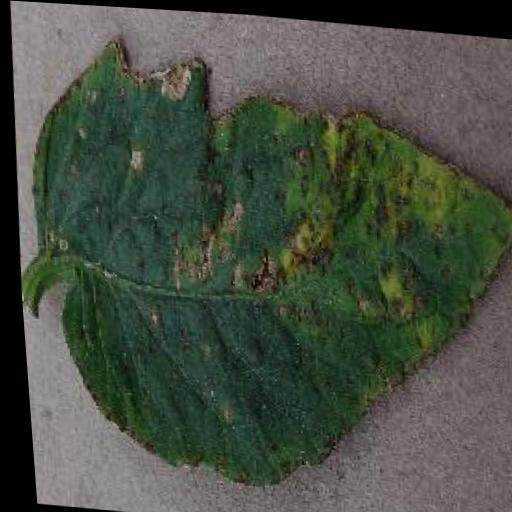
#> input picture dataset/train/sakit/tomato-test-sakit-01.jpg, 512 x 512 px, found by its file name; its folder holds only this picture in this run
$ python extract.py   (older library calls are emulated)
#> lines starting #> are read from the running program, lines starting #| are printed output that depends on the picture
import os
import numpy as np
import pandas as pd
import cv2
import mahotas as mt

# Fungsi untuk ekstraksi fitur warna dan tekstur
def extract_features(image_path):
    try:
        # Baca gambar
        img = cv2.imread(image_path)

        # Ekstraksi fitur warna (R, G, B)
        avg_color_per_row = cv2.mean(img)[:3]  # Mendapatkan nilai rata-rata RGB
        R, G, B = avg_color_per_row

        # Konversi gambar ke grayscale
        img_gray = cv2.cvtColor(img, cv2.COLOR_BGR2GRAY)

        # Ekstraksi fitur tekstur (GLCM)
        glcm = mt.features.haralick(img_gray).mean(axis=0)
        contrast = glcm[1]
        homogeneity = glcm[4]
        energy = glcm[8]
        correlation = glcm[2]

        # Gabungkan semua fitur
        return [R, G, B, contrast, homogeneity, energy, correlation]
    except Exception as e:
        print(f"Gagal memproses {image_path}: {e}")
        return None

def list_files_in_folder(folder_path):
    print(f"Listing files in folder: {folder_path}")
    for root, dirs, files in os.walk(folder_path):
        for file in files:
            print(f"File: {os.path.join(root, file)}")
#> pass 2 of the loop in list_files_in_folder, `for root, dirs, files in os.walk(folder_path):`:

# Fungsi untuk memproses semua gambar dalam folder
def process_dataset(dataset_folder):
    features = []
    labels = []
    list_files_in_folder(dataset_folder)
    for label, category in enumerate(os.listdir(dataset_folder)):
        category_path = os.path.join(dataset_folder, category)  # Path ke subfolder kategori

        # Pastikan category_path adalah direktori
        if not os.path.isdir(category_path):
            continue

        print(f"Memproses kategori: {category}")  # Logging kategori

        # Iterasi file dalam subfolder
        for filename in os.listdir(category_path):
            if filename.endswith((".jpg", ".jpeg", ".png")):
                file_path = os.path.join(category_path, filename)
                print(f"Memproses file: {file_path}")  # Logging file

                # Ekstraksi fitur
                feature = extract_features(file_path)
#> in extract_features, img is the input picture: shape (512, 512, 3); mean B, G, R 66.6, 78.3, 71.3
#> in extract_features, `avg_color_per_row = cv2.mean(img)[:3]`: avg_color_per_row = (66.61, 78.32, 71.33)
#> in extract_features, `R, G, B = avg_color_per_row`: R = 66.61; G = 78.32; B = 71.33
#> in extract_features, `img_gray = cv2.cvtColor(img, cv2.COLOR_BGR2GRAY)`:
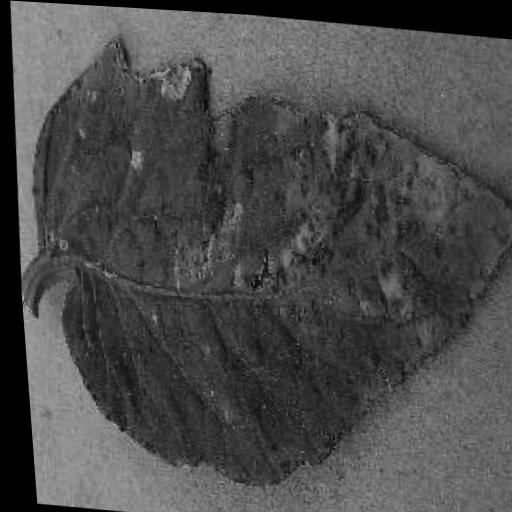
#> img_gray: shape (512, 512); min 0, max 172, mean 74.9
                if feature is not None:
                    print(f"Fitur berhasil diekstraksi untuk: {file_path}")
                    features.append(feature + [label])  # Tambahkan label di akhir
                else:
                    print(f"Gagal mengekstraksi fitur dari: {file_path}")
#> pass 2 of the loop in process_dataset, `for label, category in enumerate(os.listdir(dataset_folder)):`:
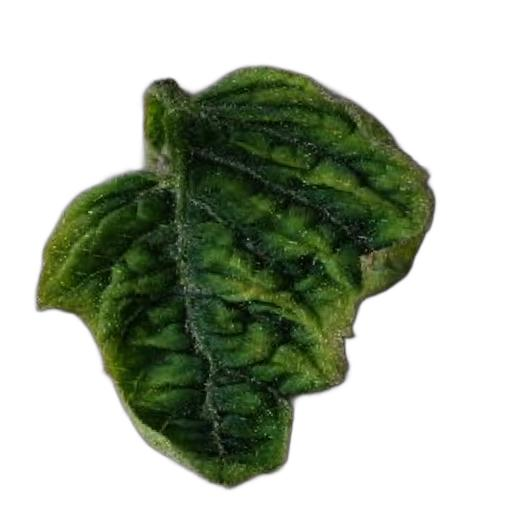
#> input picture dataset/train/sehat/tomato-train-sehat-46.jpg, 512 x 512 px, found by its file name
#> in extract_features, img is the input picture: shape (512, 512, 3); mean B, G, R 164.5, 179.9, 171.4
#> avg_color_per_row = (164.5, 179.9, 171.4)
#> R = 164.5; G = 179.9; B = 171.4
#> in extract_features (call 2), `img_gray = cv2.cvtColor(img, cv2.COLOR_BGR2GRAY)`:
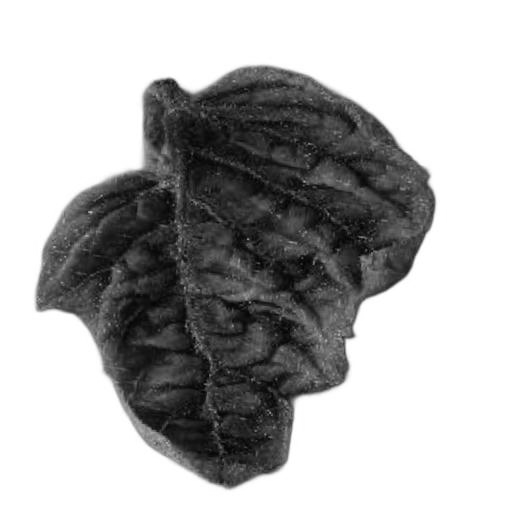
#> img_gray: shape (512, 512); min 2, max 255, mean 175.6

    return np.array(features)

# Path ke folder dataset
dataset_folder = r"C:\dev\python\tomato-leaf-sistem\dataset\train"  # Ganti dengan path dataset Anda

# Proses dataset
features = process_dataset(dataset_folder)

# Konversi ke DataFrame untuk disimpan ke Excel
columns = ['R', 'G', 'B', 'Kontras', 'Homogenitas', 'Energi', 'Korelasi', 'Label']
#> (the run stopped early here; a loop or call above may not have finished)
